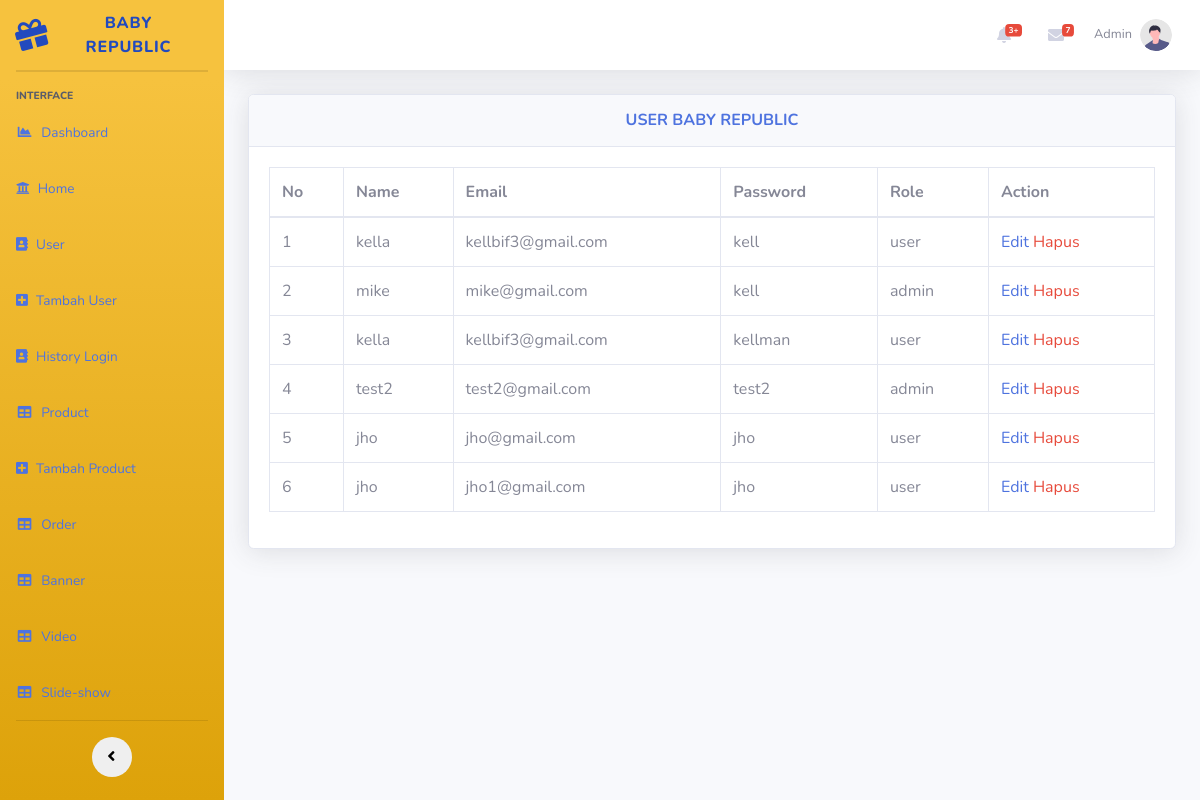
/BabyRepublic/user.php, run on the app's committed database.
### tables this page shows
CREATE TABLE `user` (
  `id` int(25) NOT NULL,
  `name` varchar(255) NOT NULL,
  `email` varchar(255) NOT NULL,
  `password` varchar(255) NOT NULL,
  `role` varchar(255) NOT NULL,
  `lastactivity` datetime NOT NULL
);

### BabyRepublic/user.php (the view, shortened to what this page needs)
<?php
    include('koneksi.php');
?>
<!DOCTYPE html>
<html lang="en">
<head>
    <link href="vendor/fontawesome-free/css/all.min.css" rel="stylesheet" type="text/css">
    <link href="css/sb-admin-2.min.css" rel="stylesheet">
</head>
<body id="page-top">
    <div id="wrapper">
        <ul class="navbar-nav bg-gradient-warning text-dark sidebar sidebar-warning" id="accordionSidebar">
            <a class="sidebar-brand d-flex align-items-center justify-content-center" href="#">
                <div class="sidebar-brand-icon rotate-n-15">
                <i class="fa fa-gift" aria-hidden="true"></i>
                </div>
                <div class="sidebar-brand-text mx-3">Baby Republic </div>
            </a>
            <hr class="sidebar-divider my-0">
            <hr class="sidebar-divider">
            <div class="sidebar-heading">
                Interface
            </div>
            <li class="nav-item">
                <a class="nav-link" href="dashboard.php">
                    <i class="fas fa-fw fa-chart-area"></i>
                    <span>Dashboard</span></a>
            </li>
            <li class="nav-item">
                <a class="nav-link" href="home.php">
                <i class="fa fa-university" aria-hidden="true"></i>
                    <span>Home</span></a>
            </li>
            <li class="nav-item">
                <a class="nav-link" href="#">
                <i class="fa fa-address-book" aria-hidden="true"></i>
                    <span>User</span></a>
            </li>
            <li class="nav-item">
                <a class="nav-link" href="tambahuser.php">
                <i class="fa fa-plus-square" aria-hidden="true"></i>
                    <span>Tambah User</span></a>
            </li>
            <li class="nav-item">
                <a class="nav-link" href="history.php">
                <i class="fa fa-address-book" aria-hidden="true"></i>
                    <span>History Login</span></a>
            </li>
            <li class="nav-item">
                <a class="nav-link" href="Product.php">
                    <i class="fas fa-fw fa-table"></i>
                    <span>Product</span></a>
            </li>
            <li class="nav-item">
                <a class="nav-link" href="tambahproduct.php">
                <i class="fa fa-plus-square" aria-hidden="true"></i>
                    <span>Tambah Product</span></a>
            </li>
            <li class="nav-item">
                <a class="nav-link" href="order.php">
                    <i class="fas fa-fw fa-table"></i>
                    <span>Order</span></a>
            </li>
            <li class="nav-item">
                <a class="nav-link" href="banner.php">
                <i class="fas fa-fw fa-table"></i>
                    <span>Banner</span></a>
            </li>
            <li class="nav-item">
                <a class="nav-link" href="video.php">
                <i class="fas fa-fw fa-table"></i>
                    <span>Video</span></a>
            </li>
            <li class="nav-item">
                <a class="nav-link" href="slideshow.php">
                <i class="fas fa-fw fa-table"></i>
                    <span>Slide-show</span></a>
            </li>
            <hr class="sidebar-divider d-none d-md-block">
            <div class="text-center d-none d-md-inline">
                <button class="rounded-circle border-0" id="sidebarToggle"></button>
            </div>
        </ul>
        <div id="content-wrapper" class="d-flex flex-column">
            <div id="content">
                <nav class="navbar navbar-expand navbar-light bg-white topbar mb-4 static-top shadow">
                    <ul class="navbar-nav ml-auto">
                        <li class="nav-item dropdown no-arrow mx-1">
                            <a class="nav-link dropdown-toggle" href="#" id="alertsDropdown" role="button"
                                data-toggle="dropdown" aria-haspopup="true" aria-expanded="false">
                                <i class="fas fa-bell fa-fw"></i>
                                <span class="badge badge-danger badge-counter">3+</span>
                            </a>
                        <li class="nav-item dropdown no-arrow mx-1">
                            <a class="nav-link dropdown-toggle" href="#" id="messagesDropdown" role="button"
                                data-toggle="dropdown" aria-haspopup="true" aria-expanded="false">
                                <i class="fas fa-envelope fa-fw"></i>
                                <span class="badge badge-danger badge-counter">7</span>
                            </a>
                        <li class="nav-item dropdown no-arrow">
                            <a class="nav-link dropdown-toggle" href="#" id="userDropdown" role="button"
                                data-toggle="dropdown" aria-haspopup="true" aria-expanded="false">
                                <span class="mr-2 d-none d-lg-inline text-gray-600 small">Admin</span>
                                <img class="img-profile rounded-circle"
                                    src="img/undraw_profile.svg">
                            </a>
                        </li>
                    </ul>
                </nav>
                <div class="container-fluid">
                    <div class="card shadow mb-4">
                        <div class="card-header py-3">
                        <center><h6 class="m-0 font-weight-bold text-primary">USER BABY REPUBLIC</h6></center>
                        </div>
                        <div class="card-body">
                            <div class="table-responsive">
                                <table class="table table-bordered" id="dataTable" width="100%" cellspacing="0">
                                    <thead>
                                        <tr>
                                            <th>No</th>
                                            <th>Name</th>
                                            <th>Email</th>
                                            <th>Password</th>
                                            <th>Role</th>
                                            <th>Action</th>
                                        </tr>
                                    </thead>
                                    <tbody>
                                    <?php
                                            $query = "SELECT * FROM user ORDER BY id ASC";
                                            $result = mysqli_query($koneksi, $query);
                                            $no = 1;
                                            while ($row = mysqli_fetch_assoc($result)){
                                    ?>
                                    <tr>
                                            <td><?php echo $no;?></td>
                                            <td><?php echo $row['name'];?></td>
                                            <td><?php echo $row['email'];?></td>
                                            <td><?php echo $row['password'];?></td>
                                            <td><?php echo $row['role'];?></td>
                                            <td>
                                                <a href="edituser.php?id=<?php echo $row['id']; ?>"  class="crudpacket">Edit</a>
                                                <a href="hapususer.php?id=<?php echo $row['id']; ?>"  class="text-danger" onclick = "return confirm
                                                ('Anda yakin ingin hapus data user?')">Hapus</a>
                                            </td>
                                        </tr>
                                        <?php
                                        $no++;
                                            }
                                        ?>
                                    </tbody>
                                </table>
                            </div>
                        </div>
                    </div>
        </div>
    </div>
</body>
</html>

### data on the page
user: name "kella", email "kellbif3@gmail.com", password "kell", role "user"
user: name "mike", email "mike@gmail.com", password "kell", role "admin"
user: name "kella", email "kellbif3@gmail.com", password "kellman", role "user"
user: name "test2", email "test2@gmail.com", password "test2", role "admin"
user: name "jho", email "jho@gmail.com", password "jho", role "user"
user: name "jho", email "jho1@gmail.com", password "jho", role "user"
